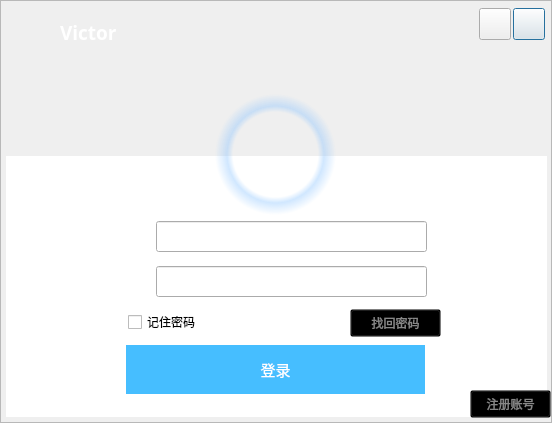
<?xml version="1.0" encoding="UTF-8"?>
<ui version="4.0">
 <class>login</class>
 <widget class="QDialog" name="login">
  <property name="geometry">
   <rect>
    <x>0</x>
    <y>0</y>
    <width>552</width>
    <height>423</height>
   </rect>
  </property>
  <property name="windowTitle">
   <string>登录</string>
  </property>
  <property name="windowIcon">
   <iconset resource="image.qrc">
    <normaloff>:/image/victoricon2.png</normaloff>:/image/victoricon2.png</iconset>
  </property>
  <widget class="QFrame" name="frame">
   <property name="geometry">
    <rect>
     <x>0</x>
     <y>0</y>
     <width>552</width>
     <height>423</height>
    </rect>
   </property>
   <property name="frameShape">
    <enum>QFrame::StyledPanel</enum>
   </property>
   <property name="frameShadow">
    <enum>QFrame::Raised</enum>
   </property>
   <widget class="QLabel" name="label">
    <property name="geometry">
     <rect>
      <x>6</x>
      <y>6</y>
      <width>541</width>
      <height>161</height>
     </rect>
    </property>
    <property name="styleSheet">
     <string notr="true">border-image: url(:/image/background2.png);</string>
    </property>
    <property name="text">
     <string/>
    </property>
   </widget>
   <widget class="QLabel" name="label_3">
    <property name="geometry">
     <rect>
      <x>6</x>
      <y>156</y>
      <width>541</width>
      <height>261</height>
     </rect>
    </property>
    <property name="styleSheet">
     <string notr="true">background-color: rgb(255, 255, 255);</string>
    </property>
    <property name="text">
     <string/>
    </property>
   </widget>
   <widget class="QLabel" name="label_2">
    <property name="geometry">
     <rect>
      <x>16</x>
      <y>13</y>
      <width>41</width>
      <height>41</height>
     </rect>
    </property>
    <property name="styleSheet">
     <string notr="true">
border-image: url(:/image/victoricon2.png);</string>
    </property>
    <property name="text">
     <string/>
    </property>
   </widget>
   <widget class="QLabel" name="label_6">
    <property name="geometry">
     <rect>
      <x>60</x>
      <y>17</y>
      <width>72</width>
      <height>31</height>
     </rect>
    </property>
    <property name="font">
     <font>
      <family>微软雅黑</family>
      <pointsize>14</pointsize>
      <weight>75</weight>
      <bold>true</bold>
     </font>
    </property>
    <property name="styleSheet">
     <string notr="true">color: rgb(255, 255, 255);</string>
    </property>
    <property name="text">
     <string>&lt;html&gt;&lt;head/&gt;&lt;body&gt;&lt;p&gt;Victor&lt;/p&gt;&lt;/body&gt;&lt;/html&gt;</string>
    </property>
   </widget>
   <widget class="QPushButton" name="pushButton">
    <property name="geometry">
     <rect>
      <x>513</x>
      <y>8</y>
      <width>32</width>
      <height>32</height>
     </rect>
    </property>
    <property name="styleSheet">
     <string notr="true">QPushButton{border-image: url(:/image/close.png);}
QPushButton:hover{background: rgb(211, 64, 67);}</string>
    </property>
    <property name="text">
     <string/>
    </property>
   </widget>
   <widget class="QPushButton" name="pushButton_2">
    <property name="geometry">
     <rect>
      <x>479</x>
      <y>8</y>
      <width>32</width>
      <height>32</height>
     </rect>
    </property>
    <property name="styleSheet">
     <string notr="true">QPushButton{border-image: url(:/image/minimum.png);}
QPushButton:hover{background:rgb(87, 148, 239);}
</string>
    </property>
    <property name="text">
     <string/>
    </property>
   </widget>
   <widget class="QLineEdit" name="lineEdit">
    <property name="geometry">
     <rect>
      <x>156</x>
      <y>221</y>
      <width>271</width>
      <height>31</height>
     </rect>
    </property>
    <property name="font">
     <font>
      <family>微软雅黑</family>
      <pointsize>11</pointsize>
     </font>
    </property>
    <property name="styleSheet">
     <string notr="true"/>
    </property>
   </widget>
   <widget class="QLineEdit" name="lineEdit_2">
    <property name="geometry">
     <rect>
      <x>156</x>
      <y>266</y>
      <width>271</width>
      <height>31</height>
     </rect>
    </property>
    <property name="font">
     <font>
      <family>微软雅黑</family>
      <pointsize>11</pointsize>
     </font>
    </property>
   </widget>
   <widget class="QLabel" name="label_5">
    <property name="geometry">
     <rect>
      <x>126</x>
      <y>272</y>
      <width>20</width>
      <height>20</height>
     </rect>
    </property>
    <property name="styleSheet">
     <string notr="true">border-image: url(:/image/mima.png);</string>
    </property>
    <property name="text">
     <string/>
    </property>
   </widget>
   <widget class="QLabel" name="label_4">
    <property name="geometry">
     <rect>
      <x>125</x>
      <y>224</y>
      <width>22</width>
      <height>22</height>
     </rect>
    </property>
    <property name="styleSheet">
     <string notr="true">border-image: url(:/image/yonghu2.png);</string>
    </property>
    <property name="text">
     <string/>
    </property>
   </widget>
   <widget class="QCheckBox" name="checkBox_2">
    <property name="geometry">
     <rect>
      <x>128</x>
      <y>312</y>
      <width>91</width>
      <height>20</height>
     </rect>
    </property>
    <property name="font">
     <font>
      <family>微软雅黑</family>
     </font>
    </property>
    <property name="text">
     <string>记住密码</string>
    </property>
   </widget>
   <widget class="QPushButton" name="pushButton_5">
    <property name="geometry">
     <rect>
      <x>350</x>
      <y>309</y>
      <width>91</width>
      <height>28</height>
     </rect>
    </property>
    <property name="font">
     <font>
      <family>微软雅黑</family>
     </font>
    </property>
    <property name="styleSheet">
     <string notr="true">QPushButton{background:transparent;color: rgb(135, 135, 135);}
QPushButton:hover{color:rgb(65, 155, 255);}</string>
    </property>
    <property name="text">
     <string>找回密码</string>
    </property>
   </widget>
   <widget class="QPushButton" name="pushButton_3">
    <property name="geometry">
     <rect>
      <x>126</x>
      <y>345</y>
      <width>299</width>
      <height>49</height>
     </rect>
    </property>
    <property name="font">
     <font>
      <family>微软雅黑</family>
      <pointsize>11</pointsize>
      <weight>9</weight>
      <italic>false</italic>
      <bold>false</bold>
     </font>
    </property>
    <property name="styleSheet">
     <string notr="true">QPushButton{border-style:none;font: 75 11pt &quot;微软雅黑&quot;;background-color: rgb(70, 190, 255);color: rgb(255, 255, 255);}
QPushButton:hover{background: rgb(85, 205, 255);color: rgb(255, 255, 255);}</string>
    </property>
    <property name="text">
     <string>登录</string>
    </property>
    <property name="autoDefault">
     <bool>true</bool>
    </property>
    <property name="default">
     <bool>false</bool>
    </property>
    <property name="flat">
     <bool>false</bool>
    </property>
   </widget>
   <widget class="QPushButton" name="pushButton_4">
    <property name="geometry">
     <rect>
      <x>470</x>
      <y>390</y>
      <width>81</width>
      <height>28</height>
     </rect>
    </property>
    <property name="font">
     <font>
      <family>微软雅黑</family>
     </font>
    </property>
    <property name="styleSheet">
     <string notr="true">QPushButton{background:transparent;color: rgb(135, 135, 135);}
QPushButton:hover{color:rgb(65, 155, 255);}</string>
    </property>
    <property name="text">
     <string>注册账号</string>
    </property>
   </widget>
   <widget class="QLabel" name="label_7">
    <property name="geometry">
     <rect>
      <x>230</x>
      <y>111</y>
      <width>90</width>
      <height>90</height>
     </rect>
    </property>
    <property name="styleSheet">
     <string notr="true"/>
    </property>
    <property name="text">
     <string/>
    </property>
   </widget>
   <widget class="QLabel" name="label_8">
    <property name="geometry">
     <rect>
      <x>215</x>
      <y>94</y>
      <width>121</width>
      <height>121</height>
     </rect>
    </property>
    <property name="styleSheet">
     <string notr="true">QLabel{background-color: qradialgradient(spread:pad, cx:0.5, cy:0.5, radius:0.5, fx:0.5, fy:0.5, stop:0 rgba(0, 0, 0, 0), stop:0.70 rgba(0, 0, 0, 0), stop:0.80 rgba(136, 194, 255, 100), stop:1 rgba(0, 0, 0, 0));}
QLabel:hover{background-color: qradialgradient(spread:pad, cx:0.5, cy:0.5, radius:0.5, fx:0.5, fy:0.5, stop:0 rgba(0, 0, 0, 0), stop:0.70 rgba(0, 0, 0, 0), stop:0.80 rgba(186, 224, 255, 100), stop:1 rgba(0, 0, 0, 0));}</string>
    </property>
    <property name="text">
     <string/>
    </property>
   </widget>
  </widget>
 </widget>
 <resources>
  <include location="image.qrc"/>
 </resources>
 <connections/>
</ui>
